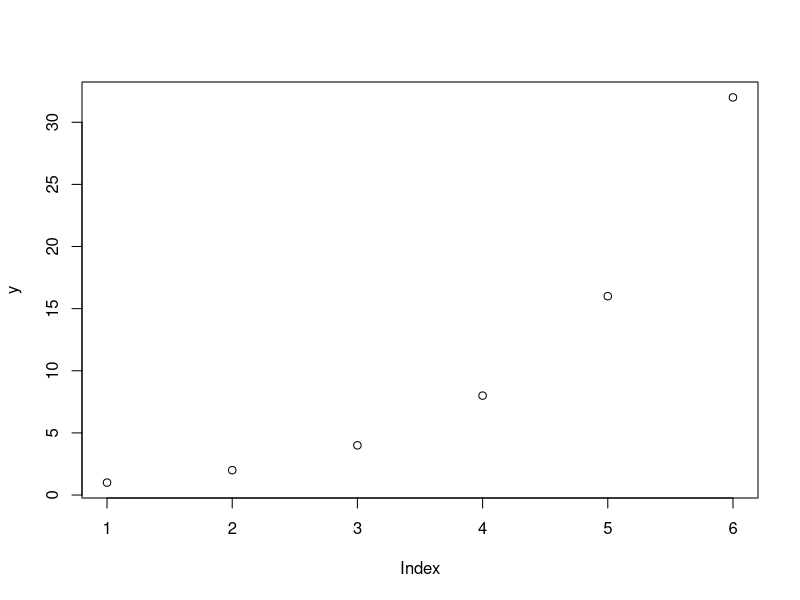
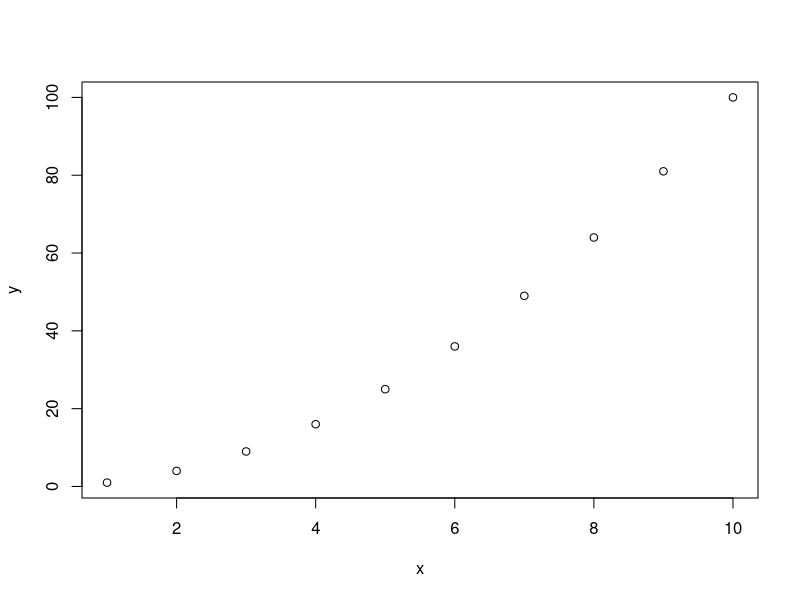
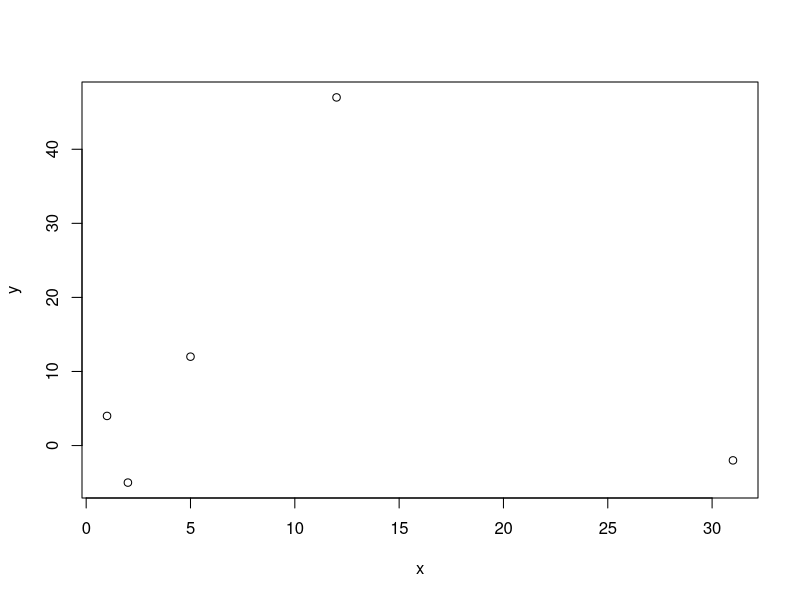
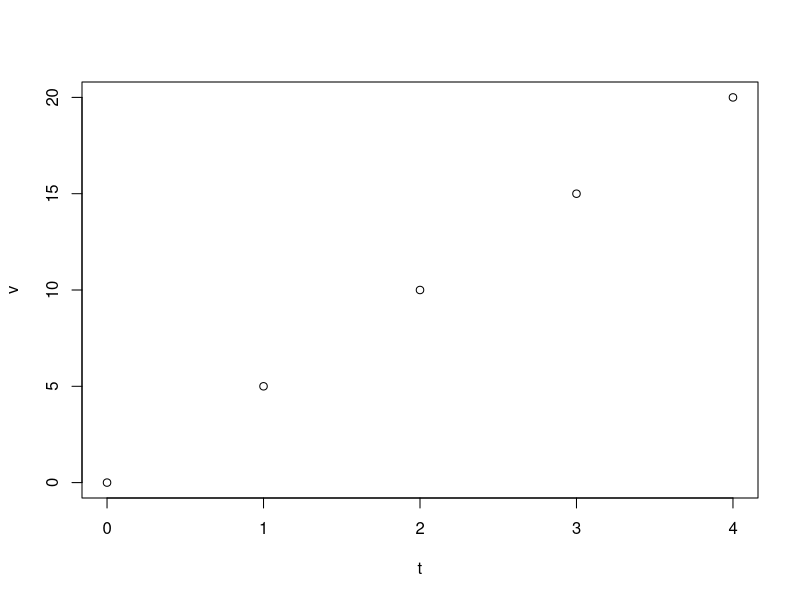
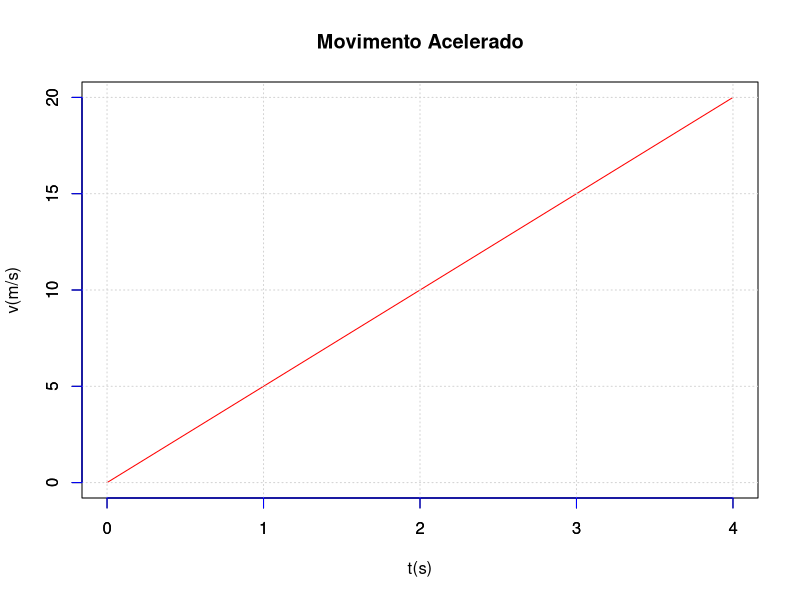
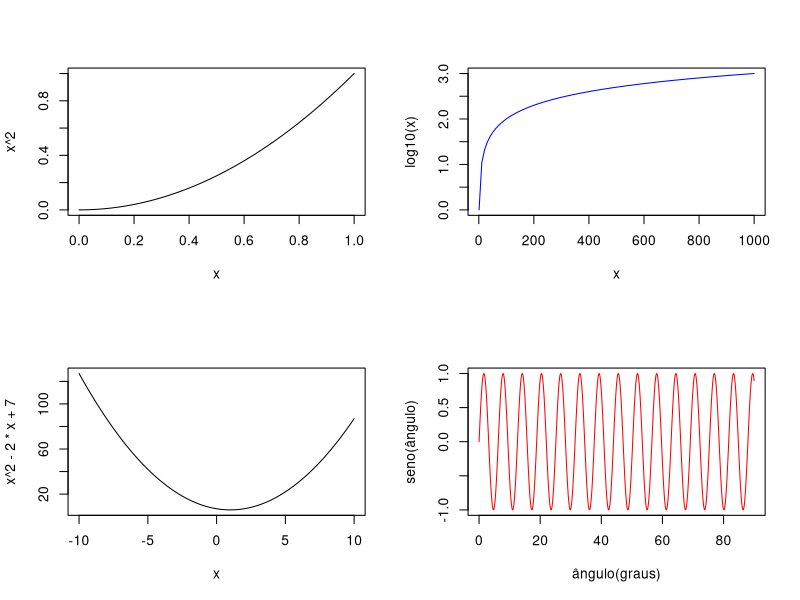
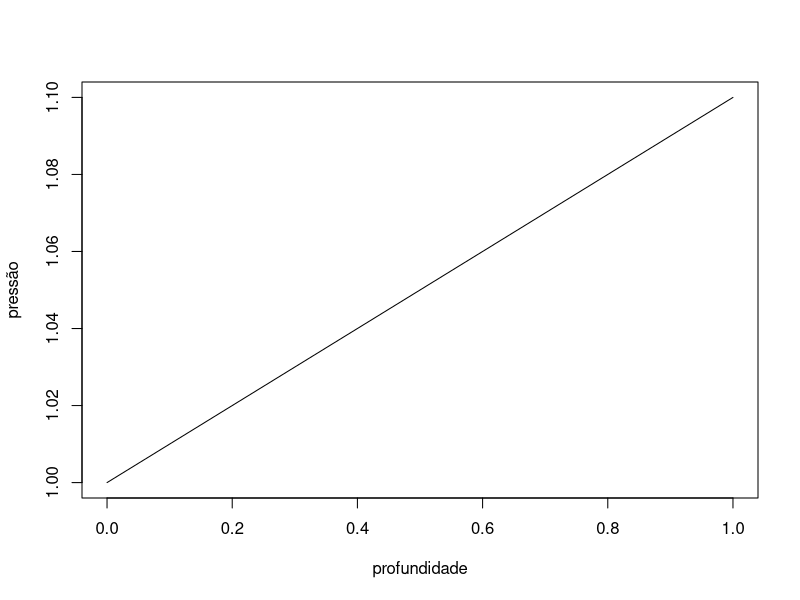
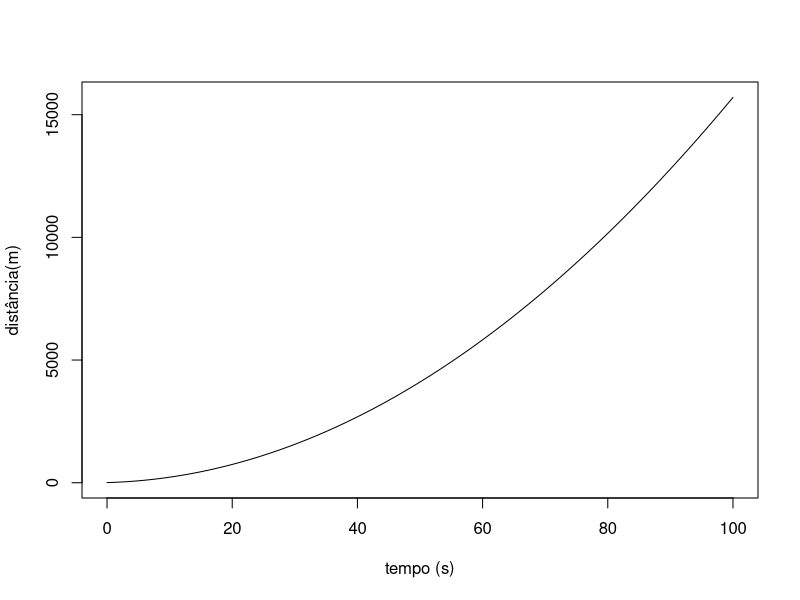

Write the R code that produced these figures, in order.
## ---- chunk 1
y = c(1,2,4,8,16,32)  # vetor de números
plot(y) 
## ---- chunk 2
x = 1:10 # vetor de valores de 0 a 10,  com intervalo unitário
y = x^2 # expressão aplicada ao vetor "x"
plot(x,y) # gráfico produzido
## ---- chunk 3
x = c(1,2,5,12,31)
y= c(4,-5,12,47,-2)
plot(x,y)
## ---- chunk 4
t <- c(0,1,2,3,4) # introduz os dados 
v <- c(0,5,10,15,20)
plot(t,v)
## ---- chunk 5
t <- c(0,1,2,3,4) # introduz os dados 
v <- c(0,5,10,15,20)
plot(t,v,main="Movimento Acelerado", # realiza o gráfico com título...
     xlab="t(s)", ylab="v(m/s)", # ... etiquetas nos eixos....
     type="l", col="red") # ... tipo e cor da linha, e ....
grid() # divisão para facilitar a visualização
axis(1,col="blue") # cor no eixo X
axis(2,col="blue") # cor no eixo Y
## ---- chunk 6
par(mfrow=c(2,2)) # estabelece área de plot pra 4 gráficos
curve(x^2) # função quadrática
curve(log10(x), xlim=c(1,1e3), col="blue") # função logarítmica e coloração
curve(x^2-2*x+7, xlim=c(-10,10)) # função quadrática com limites no eixo X
curve(sin(x), from=0, to=90, 
      xlab="ângulo(graus)", ylab="seno(ângulo)", col="red", n=1000) # com etiquetas nos eixos
par(mfrow=c(1,1)) # volta à janela gráfica normal
## ---- chunk 7
x =0:70
curve(1/10*x + 1,
      xlab="profundidade", ylab="pressão")
## ---- chunk 8

s0 = 5 # distância inicial (m)  # parâmetros iniciais pra equação de distância
v0= 7 # velocidade inicial (m/s)
a = 3 # aceleração (m/s^2)
curve(s0+v0*x+1/2*a*x^2,  # a equação de distância 
      xlim=c(0,100), # limites do eixoi de tempo
      xlab="tempo (s)", ylab="distância(m)")  # etiquetas dos eixos
